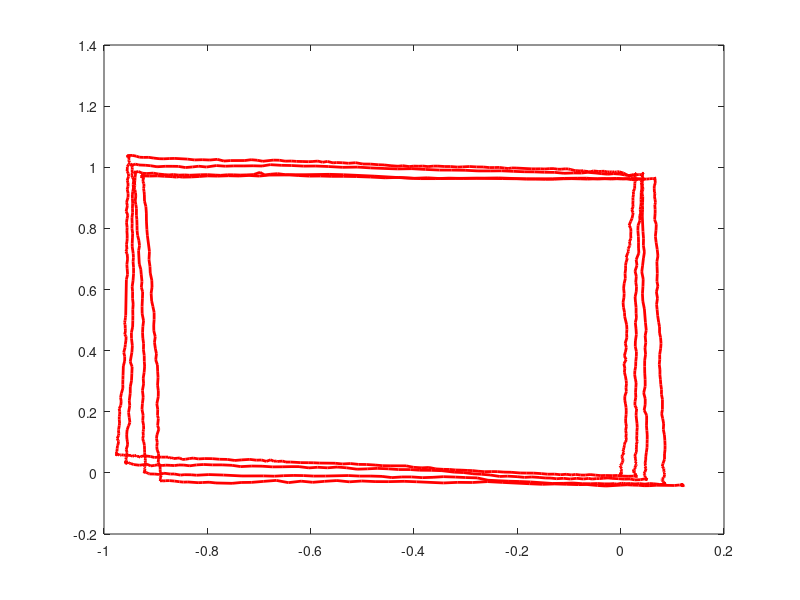

Here is the MATLAB script that generated this plot: (Note: this script raises an error after producing the figure.)
clc;clear all;close;
    
    [x1,y1,angle1,x_cov,y_cov,zdir_cov]=textread('Laser_Data_Laser_ground.txt','%f%f%f%f%f%f','headerlines',0);
    angle1=angle1+pi/2;
%     x1=x1*100;
%     y1=y1*100;
    
   
   figure(1); 
   halfL = 0.21/2; halfW =0.21/2;     %%%   original robot posture (corner)
   cornerR = [halfL -halfL -halfL halfL halfL;
   halfW halfW -halfW -halfW halfW];
   arrowR = [1.5*halfL 0]';  % robot orientation arrow

    for i=0:1:size(x1,1)-1
       x2(1+ i/1)=x1(i+1)-0;
        y2(1+ i/1)=y1(i+1)-0;
    end
    plot(x2,y2,'r','LineWidth',2);hold on;
%     plot(x1,y1,'r','LineWidth',1);hold on;
    
   for i=1:5000:size(x1,1)
       %%if((((x(i+1)-x(i))^2+y(i+1)-y(i))^2) < 6) 
        
        
           angle1(i) = wrapToPi( angle1(i) );
           rotationM = [cos(angle1(i))  -sin(angle1(i)) ; sin(angle1(i))  cos(angle1(i))];
           rotated_cornerR = rotationM * cornerR + [x1(i)-0 0;0 y1(i)-0]*ones(size(cornerR));
           rotated_arrowR = rotationM * arrowR + [x1(i)-0 y1(i)-0]';    
           plot(rotated_cornerR(1,:), rotated_cornerR(2,:),'g-','LineWidth',2.5); hold on;
           plot([x1(i)-0 rotated_arrowR(1)],[y1(i)-0 rotated_arrowR(2)],'b-','LineWidth',1.5); hold on;
           if i==1;
%                plot(rotated_cornerR(1,:), rotated_cornerR(2,:),'r-','LineWidth',2.5); hold on;
%                plot([x1(i)-0 rotated_arrowR(1)],[y1(i)-0 rotated_arrowR(2)],'r-','LineWidth',1.5); hold on;
           end
      %% end
   end
  plot(rotated_cornerR(1,:), rotated_cornerR(2,:),'--black','LineWidth',2.5); hold on;
  plot([x1(i)-0 rotated_arrowR(1)],[y1(i)-0 rotated_arrowR(2)],'--black','LineWidth',1.5); hold on;
  
title('\fontsize{14} \fontname{Times New Roman} trajectory')
xlabel('\fontsize{14} \fontname{Times New Roman} m');
ylabel('\fontsize{16} \fontname{Times New Roman} m');
  
%axis([-1.5,1.5,-2,1.5]);
grid on;axis equal;hold on;

figure(2);
subplot(1,1,1); plot(1:size(x_cov,1),x_cov);hold on;
title('\fontsize{14} \fontname{Times New Roman} X-Covariance');
xlabel('\fontsize{14} \fontname{Times New Roman} Sec/20');
ylabel('\fontsize{14} \fontname{Times New Roman} m');
axis([0,size(x_cov,1),-inf,inf]);grid on;hold on;

figure(3);
subplot(1,1,1); plot(1:size(y_cov,1),y_cov);hold on;
title('\fontsize{14} \fontname{Times New Roman} Y-Covariance');
xlabel('\fontsize{14} \fontname{Times New Roman} Sec/20');
ylabel('\fontsize{14} \fontname{Times New Roman} m');
axis([0,size(y_cov,1),-inf,inf]);grid on;hold on;

figure(4);
subplot(1,1,1); plot(1:size(zdir_cov,1),zdir_cov);hold on;
title('\fontsize{14} \fontname{Times New Roman} Z-Rotation-Covariance');
xlabel('\fontsize{14} \fontname{Times New Roman} Sec/20');
ylabel('\fontsize{14} \fontname{Times New Roman} m');
axis([0,size(zdir_cov,1),-inf,inf]);grid on;hold on;
 

   